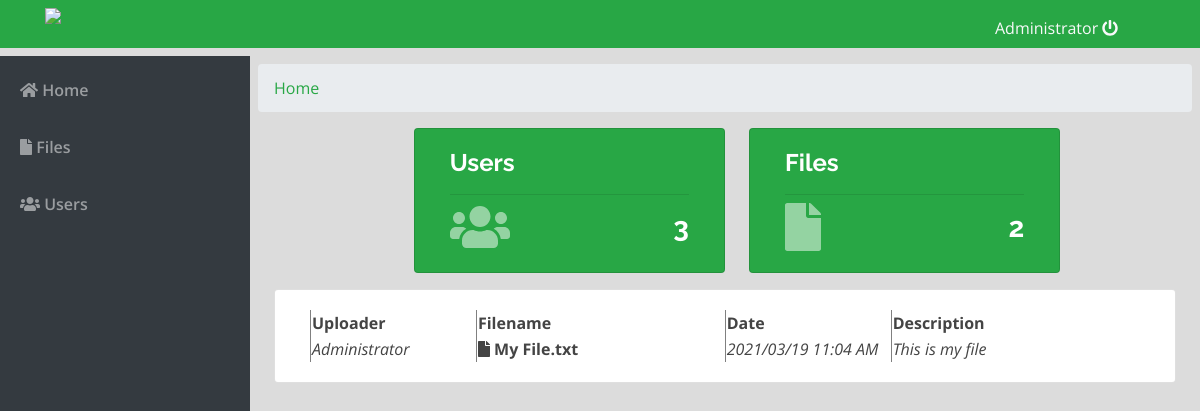
The page / (signed in) on the database its author committed.
### tables this page shows
CREATE TABLE `files` (
  `id` int(11) NOT NULL,
  `name` varchar(200) NOT NULL,
  `description` text NOT NULL,
  `user_id` int(30) NOT NULL,
  `folder_id` int(30) NOT NULL,
  `file_type` varchar(50) NOT NULL,
  `file_path` text NOT NULL,
  `is_public` tinyint(1) DEFAULT 0,
  `is_admin` tinyint(4) DEFAULT 0,
  `is_dean` tinyint(4) DEFAULT 0,
  `is_hod` tinyint(4) DEFAULT 0,
  `date_updated` datetime NOT NULL DEFAULT current_timestamp() ON UPDATE current_timestamp()
);

CREATE TABLE `users` (
  `id` int(30) NOT NULL,
  `name` varchar(200) NOT NULL,
  `username` varchar(100) NOT NULL,
  `password` varchar(200) NOT NULL,
  `type` tinyint(1) NOT NULL DEFAULT 2 COMMENT '1=Admin, 2=Dean, 3=Hod'
);

### home.php (the view, shortened to what this page needs)
<nav aria-label="breadcrumb ">
  <ol class="breadcrumb">
  <li class="breadcrumb-item text-success">Home</li>
  </ol>
</nav>
<div class="containe-fluid">
	<?php include('db_connect.php') ;
	$usr = $_SESSION['login_type'];
	if($usr==1){
		$files = $conn->query("SELECT f.*,u.name as uname FROM files f inner join users u on u.id = f.user_id where  f.is_public = 1 OR f.is_admin = 1 order by date(f.date_updated) desc");
	}
	elseif($usr==2){
		$files = $conn->query("SELECT f.*,u.name as uname FROM files f inner join users u on u.id = f.user_id where  f.is_public = 1 OR f.is_dean = 1 order by date(f.date_updated) desc");
	}
	else{
		$files = $conn->query("SELECT f.*,u.name as uname FROM files f inner join users u on u.id = f.user_id where  f.is_public = 1 OR f.is_hod = 1 order by date(f.date_updated) desc");
	}
	?>
	<div class="row">
		<div class="col-lg-12">
			<div class="card col-md-4 offset-2 bg-success float-left">
				<div class="card-body text-white">
					<h4><b>Users</b></h4>
					<hr>
					<span class="card-icon"><i class="fa fa-users"></i></span>
					<h3 class="text-right"><b><?php echo $conn->query('SELECT * FROM users')->num_rows ?></b></h3>
				</div>
			</div>
			<div class="card col-md-4 offset-2 bg-success ml-4 float-left">
				<div class="card-body text-white">
					<h4><b>Files</b></h4>
					<hr>
					<span class="card-icon"><i class="fa fa-file"></i></span>
					<h3 class="text-right"><b><?php echo $conn->query('SELECT * FROM files')->num_rows ?></b></h3>
				</div>
			</div>
		</div>
	</div>
	<div class="row mt-3 ml-3 mr-3">
			<div class="card col-md-12">
				<div class="card-body">
					<table width="100%">
						<tr>
							<th width="20%" class="">Uploader</th>
							<th width="30%" class="">Filename</th>
							<th width="20%" class="">Date</th>
							<th width="30%" class="">Description</th>
						</tr>
						<?php
					while($row=$files->fetch_assoc()):
						$name = explode(' ||',$row['name']);
						$name = isset($name[1]) ? $name[0] ." (".$name[1].").".$row['file_type'] : $name[0] .".".$row['file_type'];
						$icon ='fa-file';
					?>
						<tr class='file-item' data-id="<?php echo $row['id'] ?>" data-name="<?php echo $name ?>">
							<td><i><?php echo ucwords($row['uname']) ?></i></td>
							<td><large><span><i class="fa <?php echo $icon ?>"></i></span><b> <?php echo $name ?></b></large>
							</td>
							<td><i><?php echo date('Y/m/d h:i A',strtotime($row['date_updated'])) ?></i></td>
							<td><i><?php echo $row['description'] ?></i></td>
						</tr>
					<?php endwhile; ?>
					</table>
				</div>
			</div>
		</div>
	</div>

### assets/css/style.css (style rules this page uses)
body { font-family: "Open Sans", sans-serif; color: #444444; width: 100%; height: calc(100%); }
h1, h2, h3, h4, h5, h6 { font-family: "Raleway", sans-serif; }

### index.php (style rules this page uses)
body { background: #80808045; }

### home.php (style rules this page uses)
span.card-icon { position: absolute; font-size: 3em; bottom: .2em; color: #ffffff80; }
.file-item { cursor: pointer; }
table th,td { border-left:1px solid gray; }

### rows shown on the page
files: user.name "Administrator", name "My File.txt", date_updated "2021/03/19 11:04 AM", description "This is my file"

### other values the page prints
$_SESSION['login_name'] "Administrator"
$conn->query('SELECT * FROM users')->num_rows "3"
$conn->query('SELECT * FROM files')->num_rows "2"
